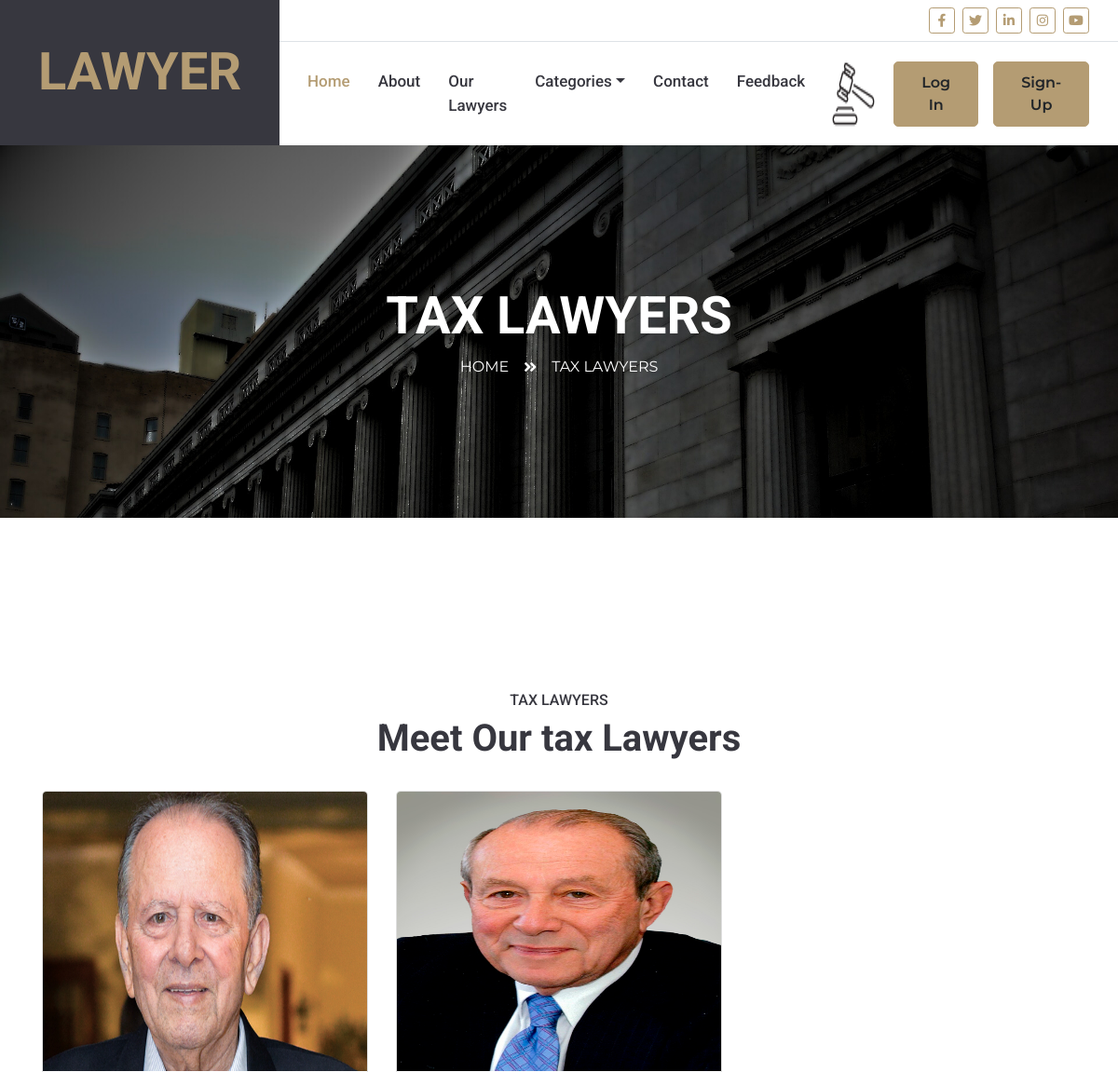
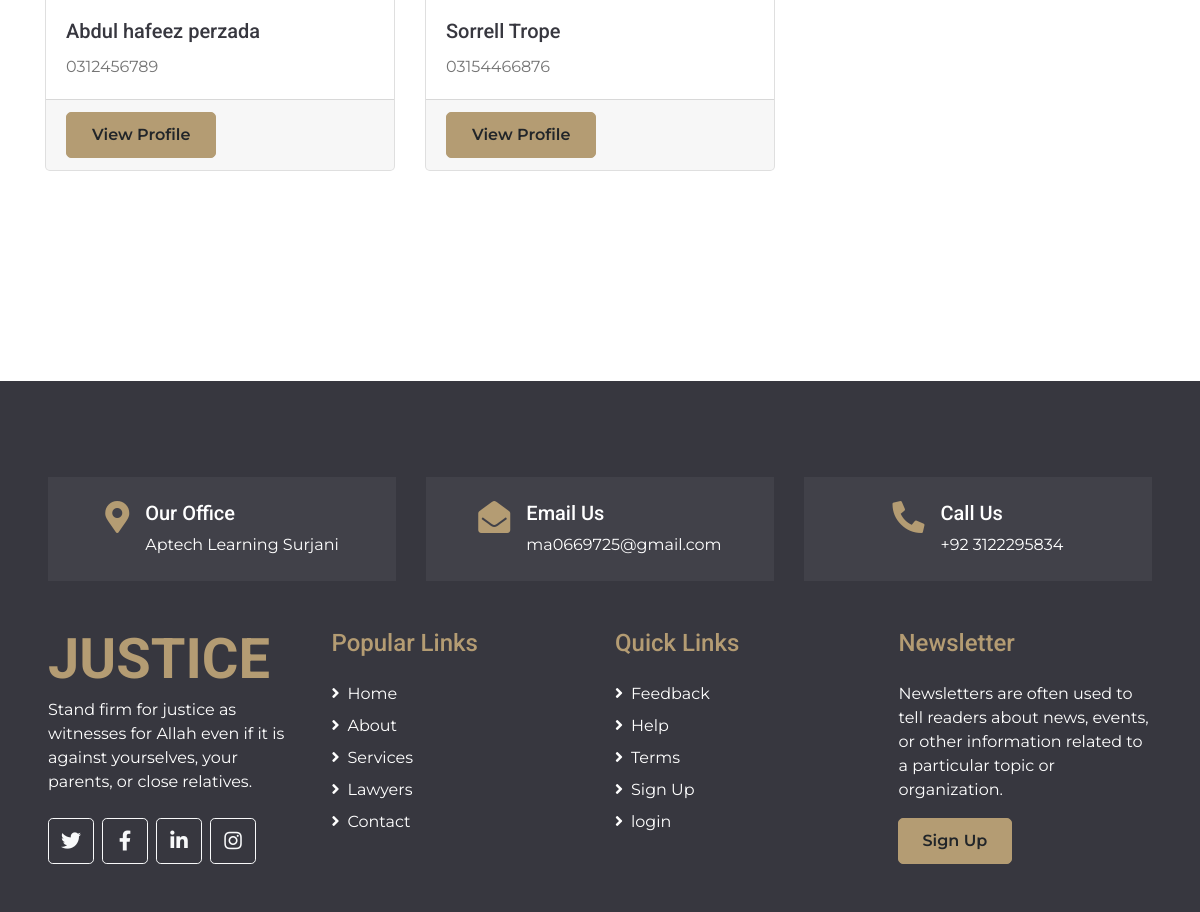
The page /tax.php on the database its author committed (2 pictures, top to bottom).
### tables this page shows
CREATE TABLE `tax_lawyers` (
  `id` int(11) NOT NULL,
  `full_name` varchar(255) NOT NULL,
  `contact_number` varchar(255) NOT NULL,
  `address` varchar(255) DEFAULT NULL,
  `fee` int(11) DEFAULT NULL,
  `description` text DEFAULT NULL,
  `cases_handled` int(11) DEFAULT NULL,
  `rating` decimal(3,2) DEFAULT NULL,
  `image` varchar(2000) NOT NULL
);

### tax.php (the view, shortened to what this page needs)
<!DOCTYPE html>
<html lang="en">
<head>
    <link href="https://cdnjs.cloudflare.com/ajax/libs/font-awesome/5.10.0/css/all.min.css" rel="stylesheet">
    <link href="lib/owlcarousel/assets/owl.carousel.min.css" rel="stylesheet">
    <link href="lib/tempusdominus/css/tempusdominus-bootstrap-4.min.css" rel="stylesheet" />
    <link href="css/style.css" rel="stylesheet">
</head>
<body>
<?php
      include('header.php');
    ?>
    <div class="container-fluid bg-page-header" style="margin-bottom: 90px; background-image: url(image/court.jpg);" >
        <div class="container">
            <div class="d-flex flex-column align-items-center justify-content-center" style="min-height: 400px">
                <h3 class="display-4 text-white text-uppercase">Tax Lawyers</h3>
                <div class="d-inline-flex text-white">
                    <p class="m-0 text-uppercase"><a class="text-white" href="">Home</a></p>
                    <i class="fa fa-angle-double-right pt-1 px-3"></i>
                    <p class="m-0 text-uppercase">Tax Lawyers</p>
                </div>
            </div>
        </div>
    </div>
    <div class="container-fluid py-5">
        <div class="container py-5">
            <div class="text-center pb-2">
                <h6 class="text-uppercase">tax Lawyers</h6>
                <h1 class="mb-4">Meet Our tax Lawyers</h1>
            </div>
            <div class="row">
                <?php
                include('connect.php');
                $sql = "SELECT * FROM tax_lawyers";
                $result = mysqli_query($con, $sql);
                if (mysqli_num_rows($result)) {
                    while ($row = mysqli_fetch_assoc($result)) {
                        $lawyer_name = $row['full_name'];
                        $contact_number = $row['contact_number'];
                        $image = $row['image'];
                        echo '<div class="col-12 col-md-4">';
                        echo '<div class="card mb-4">';
                        echo '<img style="height:300px;"  src="upload_img/' . $image . '" class="card-img-top" alt="' . $lawyer_name . '">';
                        echo '<div class="card-body">';
                        echo '<h5 class="card-title">' . $lawyer_name . '</h5>';
                        echo '<p class="card-text">' . $contact_number . '</p>';
                        echo '</div>';
                        echo '<div class="card-footer">';
                        echo '<a href="#" class="btn btn-primary">View Profile</a>';
                        echo '</div>';
                        echo '</div>';
                        echo '</div>';
                    }
                } else {
                    echo '<p>No tax lawyers found.</p>';
                }
                ?>
            </div>
        </div>
    </div>
    <?php include('footer.php'); ?>
</body>
</html>

### rows shown on the page
tax_lawyers: image (picture), full_name "Abdul hafeez perzada", contact_number "0312456789"
tax_lawyers: image+full_name (picture), full_name "Sorrell Trope", contact_number "03154466876"
